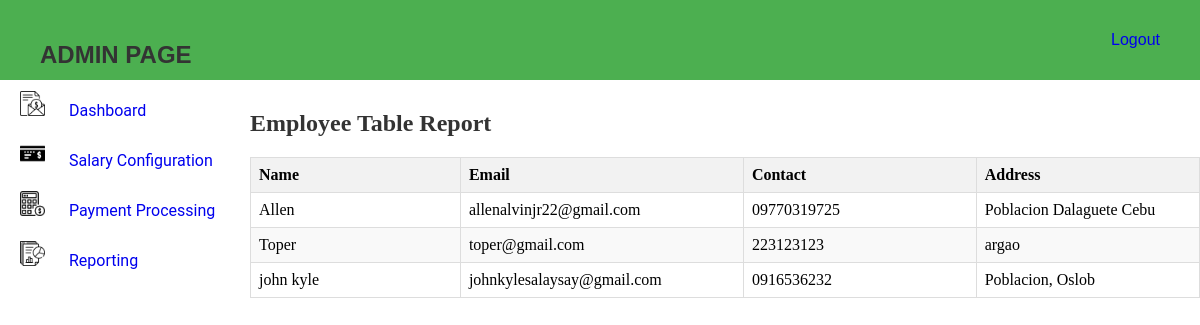
/reporting, run on an earlier commit of the app's database.
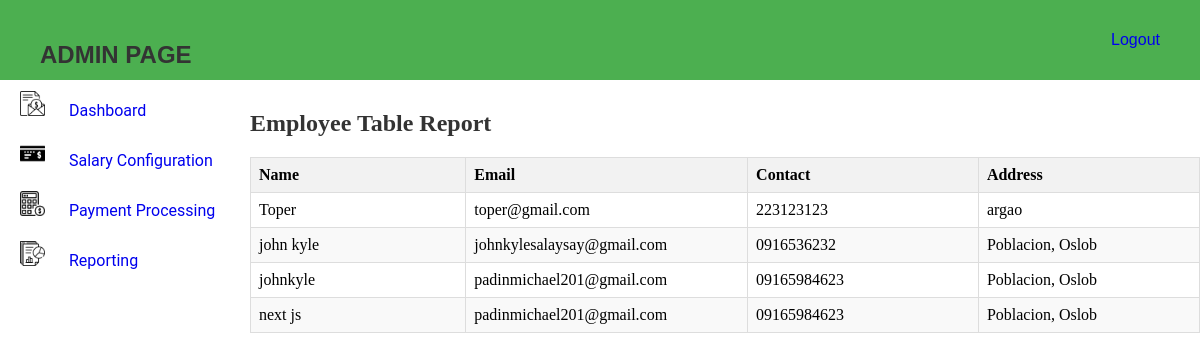
And on a later commit of the database.
### myapp/models.py (models this page shows, shortened)
class Employee(AbstractUser):
    name = models.CharField(max_length=255)
    email = models.EmailField()
    contact = models.CharField(max_length=15)
    address = models.TextField()
    username = models.CharField(max_length=255, unique=True)
    password = models.CharField(max_length=128)
    groups = models.ManyToManyField('auth.Group', related_name='employee_groups', blank=True)
    user_permissions = models.ManyToManyField('auth.Permission', related_name='employee_permissions', blank=True)

### myapp/views.py (the view)
# urls.py: path("reporting", views.reporting, name="reporting"),
def reporting(request):
    employees = Employee.objects.all()
    return render(request, "admin-view/reporting/reporting.html", {
         'employees' : employees
    })

### myapp/templates/admin-view/reporting/reporting.html (shortened to what this page needs)
{% load static %}
<!DOCTYPE html>
<html lang="en">
<head>
    <link rel="stylesheet" href="{% static 'css/navbar.css' %}">
    <link rel="stylesheet" href="{% static 'css/admin.css' %}">
    <link rel="stylesheet" href="{% static 'css/reporting.css' %}">
</head>
<body>
    <div class="admin-header">
        <h2>ADMIN PAGE</h2>
        <a href="{% url 'user_login' %}">Logout</a>
    </div>
    <div class="page-content">
        <aside class="aside-content">
            <ul class="aside-nav">
                <li class="aside-nav-items">
                    <a href="{% url 'admin_view' %}">
                        <img class="sidenav-logo" src="{% static 'images/salary.png' %}" alt="logo">
                        Dashboard
                    </a>
                </li>
                <li class="aside-nav-items">
                    <a href="{% url 'salary_config' %}">
                        <img class="sidenav-logo" src="{% static 'images/bank-check.png' %}" alt="logo">
                        Salary Configuration
                    </a>
                </li>
                <li class="aside-nav-items">
                    <a href="{% url 'payment_proc' %}">
                        <img class="sidenav-logo" src="{% static 'images/calculator.png' %}" alt="logo">
                        Payment Processing
                    </a>
                </li>
                <li class="aside-nav-items">
                    <a href="{% url 'reporting' %}">
                        <img class="sidenav-logo" src="{% static 'images/report.png' %}" alt="logo">
                        Reporting
                    </a>
                </li>
            </ul>
        </aside>
        <section class="dashboard-content">
            <h2>Employee Table Report</h2>
            <table>
                <thead>
                    <tr>
                        <th>Name</th>
                        <th>Email</th>
                        <th>Contact</th>
                        <th>Address</th>
                    </tr>
                </thead>
                <tbody>
                    {% for employee in employees %}
                        <tr>
                            <td>{{ employee.name }}</td>
                            <td>{{ employee.email }}</td>
                            <td>{{ employee.contact }}</td>
                            <td>{{ employee.address }}</td>
                        </tr>
                    {% endfor %}
                </tbody>
            </table>
        </section>
    </div>
</body>
</html>

What changed in the data, as far as the page shows it:
removed Employee: name "Allen", email "allenalvinjr22@gmail.com", contact "09770319725", address "Poblacion Dalaguete Cebu"
added Employee: name "johnkyle", email "padinmichael201@gmail.com", contact "09165984623", address "Poblacion, Oslob"
added Employee: name "next js", email "padinmichael201@gmail.com", contact "09165984623", address "Poblacion, Oslob"
